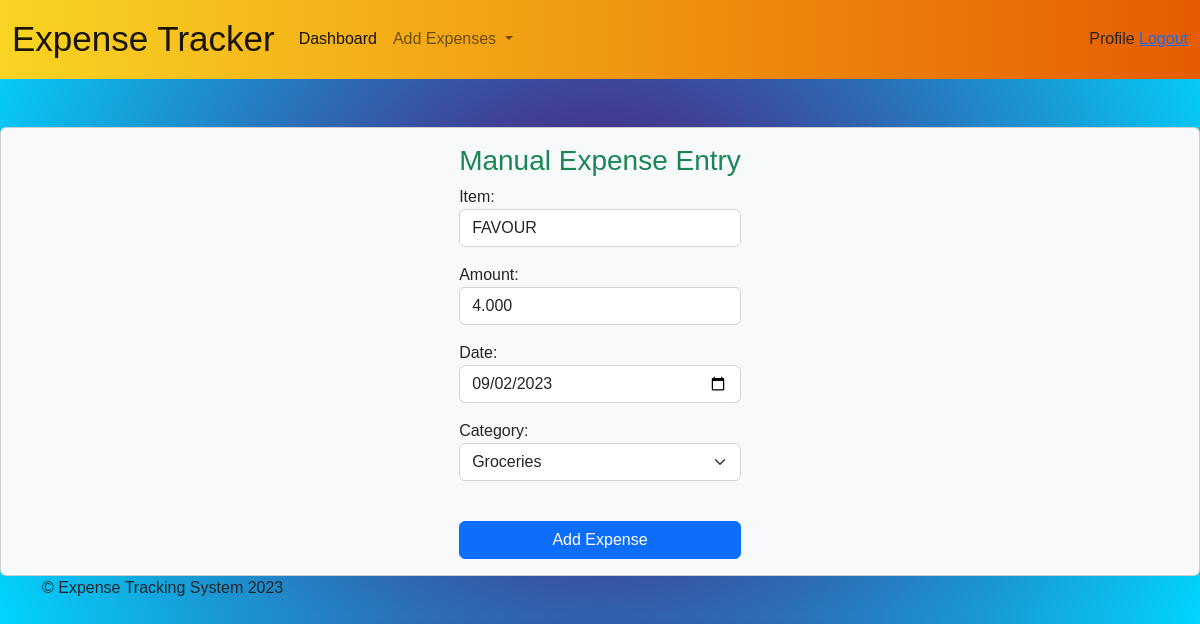
Page /update-expense/8/update (signed in) on the committed database.
### expenseapp/models.py (models this page shows)
class Expense(models.Model):
     user = models.ForeignKey(User, on_delete=models.CASCADE)
     item = models.CharField(max_length=35)
     amount = models.DecimalField(max_digits=20, decimal_places=3)
     date = models.DateField()
     category = models.CharField(max_length=35)
     receipt_image_path = models.CharField(max_length=277, blank=True, null=True)

### expenseapp/views.py (the view, shortened to what this page needs)
# urls.py: path('update-expense/<int:pk>/update', views.ExpenseUpdateView.as_view(),
class ExpenseUpdateView(LoginRequiredMixin, UpdateView):
    model = Expense
    template_name = "manual_expense_entry.html"
    form_class = ExpenseForm
    success_url = reverse_lazy("expense_list")

### expenseapp/forms.py
class ExpenseForm(forms.ModelForm):
    item = forms.CharField(widget=forms.TextInput(attrs={'class': 'form-control'}))
    amount = forms.DecimalField(max_digits=20, decimal_places=3, widget=forms.NumberInput(attrs={'class': 'form-control'} ))
    date = forms.DateField(widget=forms.DateInput(attrs={'type': 'date', 'class': 'form-control'}))
    category = forms.ChoiceField(choices=CATEGORIES_CHOICES,
        widget=forms.Select(attrs={'class': 'form-select'}), required=False)
    class Meta:
        model = Expense
        fields = ['item', 'amount', 'date', 'category']

### expenseapp/templates/manual_expense_entry.html (shortened to what this page needs)
{% extends 'base.html' %}
{% block content %}
<div class="row">
  <div class="col-sm-12 col-md-12">
   <div class="card bg-light">
    <div style="margin:auto;" class="card-body">
      <h3 class="card-title text-center text-success">Manual Expense Entry</h3>
<form method="post" action="">
  {{ form.as_p }}
  <br>
	<div class="d-grid gap-2">
    <button type="submit" class="btn btn-primary">Add Expense</button>
	</div>
</form>
</div>
</div>
</div>
  </div>
{% endblock %}

### expenseapp/templates/base.html (style rules this page uses)
body { background: radial-gradient(circle, #5c0067 0%, #00d4ff 100%); font-family:Verdana, Geneva, Tahoma, sans-serif; }

### rows in the picture
Expense: item "FAVOUR", amount "4.000", date "09/02/2023", category "Groceries"
